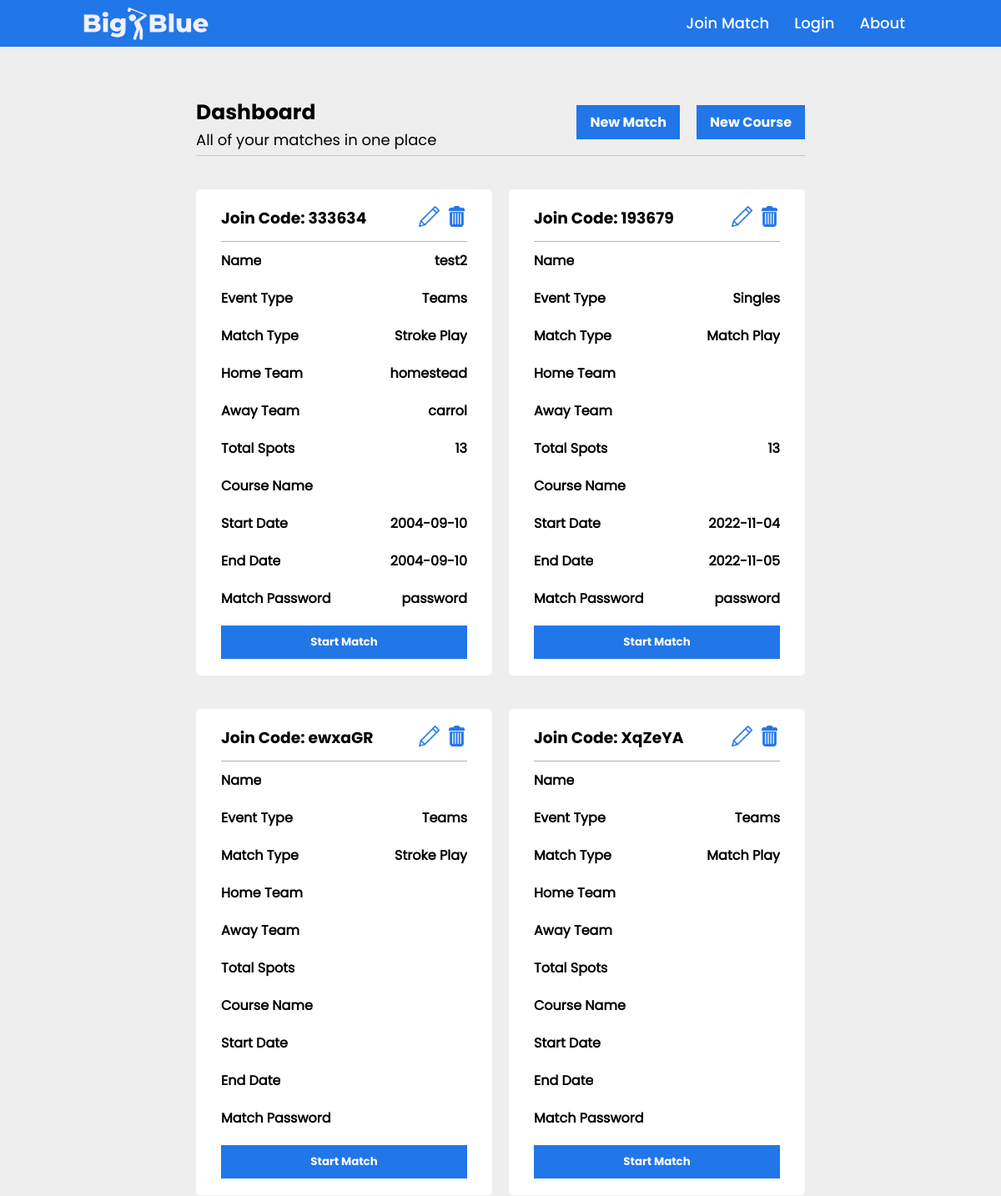
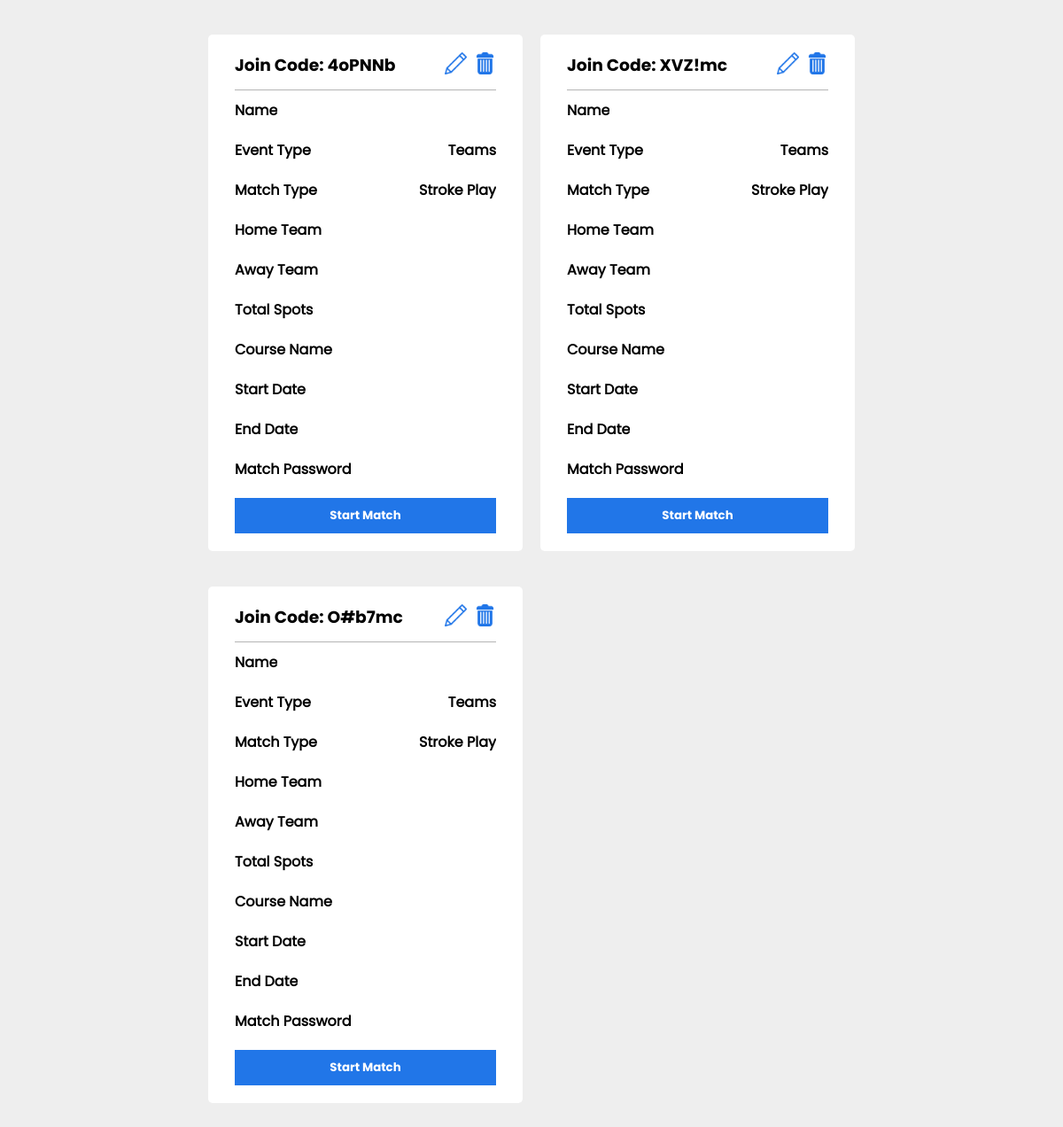
The page /match_dashboard (signed in) on the database its author committed (2 pictures, top to bottom).
### main.py (models this page shows, shortened)
class match(db.Model):
    _id = db.Column("id", db.Integer, primary_key=True)
    match_name = db.Column(db.String(50))
    match_course = db.Column(db.String(50))
    event_type = db.Column(db.String(1))
    match_type = db.Column(db.String(25))
    start_time = db.Column(db.String(25))
    end_time = db.Column(db.String(25))
    teams1 = db.Column(db.String())
    total_players = db.Column(db.Integer)
    scores_file = db.Column(db.String(50))
    match_code = db.Column(db.String(6))
    match_password = db.Column(db.String())
    created_by = db.Column(db.String())

### main.py (the view)
@app.route("/match_dashboard")
def match_dashboard():
    if 'active_user' in session and session['active_user'][2] == 'coach':
        found_match = match.query.filter_by(created_by=session['active_user'][0]).all()
        return render_template("match_dashboard.html", data=found_match)
    return redirect(url_for('error', msg="You do not have access to this site."))

### templates/match_dashboard.html (shortened to what this page needs)
{% extends "indexcontent.html" %}
{% block content %}
<html>
        <head>
            <link rel="stylesheet" href="{{ url_for('static', filename='styles/matchdashboard.css') }}">
        </head>
    <div class="main-container">
        <div class="heading-info">
            <div class="hero-info">
                <h3>Dashboard</h3>
                <p>All of your matches in one place</p>
            </div>
            <div class="hero-buttons">
                <a href="/create_match">New Match</a>
                <a href="/create_course">New Course</a>
            </div>
        </div>
        <div class="grid-container">
            {% for item in data[::-1] %}
                <div class="match-container">
                    <div id="row-one">
                        <div>
                            <h3>Join Code: {{item.match_code}}</h3>
                        </div>
                        <div id="action-icons">
                            <a href="/edit_match/{{item.match_name}}"><img src="{{ url_for('static', filename='logo graphics/pencilicon.png') }}"></a>
                            <a href="/delete_match/{{item.match_name}}"><img src="{{ url_for('static', filename='logo graphics/trashcan.png') }}"></a>
                        </div>
                    </div>
                    <div class="row-div">
                        <div>
                            <h4>Name</h4>
                        </div>
                        <div>
                            <h4>{{item.match_name}}</h4>
                        </div>
                    </div>
                    <div class="row-div">
                        <div>
                            <h4>Event Type</h4>
                        </div>
                        <div>
                            <h4>{{item.event_type}}</h4>
                        </div>
                    </div>
                    <div class="row-div">
                        <div>
                            <h4>Match Type</h4>
                        </div>
                        <div>
                            <h4>{{item.match_type}}</h4>
                        </div>
                    </div>
                    <div class="row-div">
                        <div>
                            <h4>Home Team</h4>
                        </div>
                        <div>
                            <h4>{{item.teams1.split('~')[0]}}</h4>
                        </div>
                    </div>
                    <div class="row-div">
                        <div>
                            <h4>Away Team</h4>
                        </div>
                        <div>
                            <h4>{{item.teams1.split('~')[1]}}</h4>
                        </div>
                    </div>
                    <div class="row-div">
                        <div>
                            <h4>Total Spots</h4>
                        </div>
                        <div>
                            <h4>{{item.total_players}}</h4>
                        </div>
                    </div>
                    <div class="row-div">
                        <div>
                            <h4>Course Name</h4>
                        </div>
                    </div>
                    <div class="row-div">
                        <div>
                            <h4>Start Date</h4>
                        </div>
                        <div>
                            <h4>{{item.start_time}}</h4>
                        </div>
                    </div>
                    <div class="row-div">
                        <div>
                            <h4>End Date</h4>
                        </div>
                        <div>
                            <h4>{{item.end_time}}</h4>
                        </div>
                    </div>
                    <div class="row-div">
                        <div>
                            <h4>Match Password</h4>
                        </div>
                        <div>
                            <h4>{{item.match_password}}</h4>
                        </div>
                    </div>
                    <button id="button-begin">Start Match</button>
                </div>
            {% endfor %}
        </div>
    </div>
{% endblock %}

### templates/indexcontent.html (shortened to what this page needs)
<!DOCTYPE html>
<html>
    <head>
    </head>
    <body>
        <header>
            <a id="imagehref" href="/">
                <img src="{{ url_for('static', filename='logo graphics/bigbluewhite.png') }}" class="logo">
            </a>
            <ul class="navigation">
                <li><a href="/joincode">Join Match</a></li>
                <li><a href="/login">Login</a></li>
                <li><a href="/about">About</a></li>
            </ul>
        </header>
        {% block content %}
        {% endblock %}
    </body>
</html>

### static/styles/matchdashboard.css (style rules this page uses)
* { padding: 0; margin: 0; box-sizing: border-box; background-color: #eeeeee; font-family: bigBlueBold; }
header { top: 0; left: 0; position: relative; display: flex; justify-content: space-between; width: 100%; align-items: center; background-color: #2176e8; z-index: 10; padding: 8px 100px; }
header .logo { max-width: 150px; max-height: 150px; position: relative; background-color: #2176e8; text-decoration: none; padding: 0; margin: 0; display: block; }
header a { text-decoration: none; background-color: #2176e8; }
header .navigation { display: flex; justify-content: center; flex-wrap: wrap; background-color: #2176e8; border: none; text-decoration: none; font-family: bigBlueMedium; align-items: center; }
header .navigation li { list-style: none; margin: 0px 15px; border: none; text-decoration: none; background-color: #2176e8; font-family: bigBlueMedium; align-items: center; }
header .navigation li a { color: white; text-decoration: none; font-size: 18px; border: none; background-color: #2176e8; font-family: bigBlueMedium; }
html, body { height: 100%; }
.heading-info h3 { font-size: 25px; }
.heading-info p { font-size: 18px; font-family: bigBlueRegular }
.heading-info { display: flex; justify-content: space-between; flex-direction: row; margin-bottom: 40px; padding-bottom: 5px; border-bottom: 0.25px solid rgb(201, 201, 201); }
.hero-buttons a { padding: 8px 16px; background-color: #2176e8; text-decoration: none; color: white; border: none; margin-top: 10px; margin-left: auto; margin-right: auto; display: block; cursor: pointer; margin-left: 20px; }
.hero-buttons { display: flex; justify-content: center; height: 50%; }
.grid-container { display: grid; grid-template-columns: auto auto auto; row-gap: 50px; column-gap: 20px; }
.main-container { margin-left: auto; margin-right: auto; display: block; padding-top: 5%; padding-bottom: 5%; width: 1109px; }
.match-container { width: 355px; border-radius: 5px; background-color: white; padding: 20px 30px; }
.match-container h3 { background-color: white; overflow: hidden; }
#row-one { display: flex; flex-direction: row; justify-content: space-between; background-color: white; padding-bottom: 10px; border-bottom: 0.25px solid rgb(180, 180, 180); overflow: hidden; }
#row-one div { background-color: white; overflow: hidden; }
.row-div { margin-top: 10px; display: flex; flex-direction: row; justify-content: space-between; background-color: white; padding-bottom: 10px; overflow: hidden; }
.row-div div { background-color: white; overflow: hidden; }
.row-div div h4 { background-color: white; font-family: bigBlueRegular; overflow: hidden; font-size: 16px; }
#button-begin { width: 100%; height: 40px; background-color: #2176e8; color: white; border: none; margin-top: 10px; margin-left: auto; margin-right: auto; display: block; cursor: pointer; }
#action-icons a img { width: 25px; height: 25px; background-color: white; margin-left: 5px; }
#action-icons { background-color: white; }
#action-icons a { background-color: white; }
@media (max-width: 1400px) { .grid-container { grid-template-columns: auto auto; row-gap: 40px; } }
@media (max-width: 1400px) { .main-container { margin-left: auto; margin-right: auto; display: block; padding-top: 5%; padding-bottom: 5%; width: 730px; } }

### rows shown on the page
match: match_code "333634", match_name "test2", event_type "Teams", match_type "Stroke Play", teams1 "homestead", teams1 "carrol", total_players "13", start_time "2004-09-10", end_time "2004-09-10", match_password "password"
match: match_code "193679", event_type "Singles", match_type "Match Play", total_players "13", start_time "2022-11-04", end_time "2022-11-05", match_password "password"
match: match_code "ewxaGR", event_type "Teams", match_type "Stroke Play"
match: match_code "XqZeYA", event_type "Teams", match_type "Match Play"
match: match_code "4oPNNb", event_type "Teams", match_type "Stroke Play"
match: match_code "XVZ!mc", event_type "Teams", match_type "Stroke Play"
match: match_code "O#b7mc", event_type "Teams", match_type "Stroke Play"
